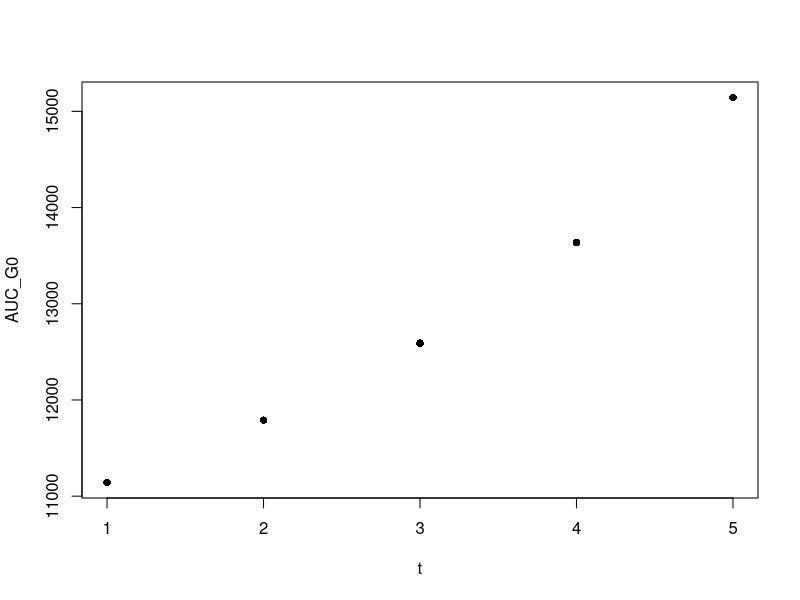
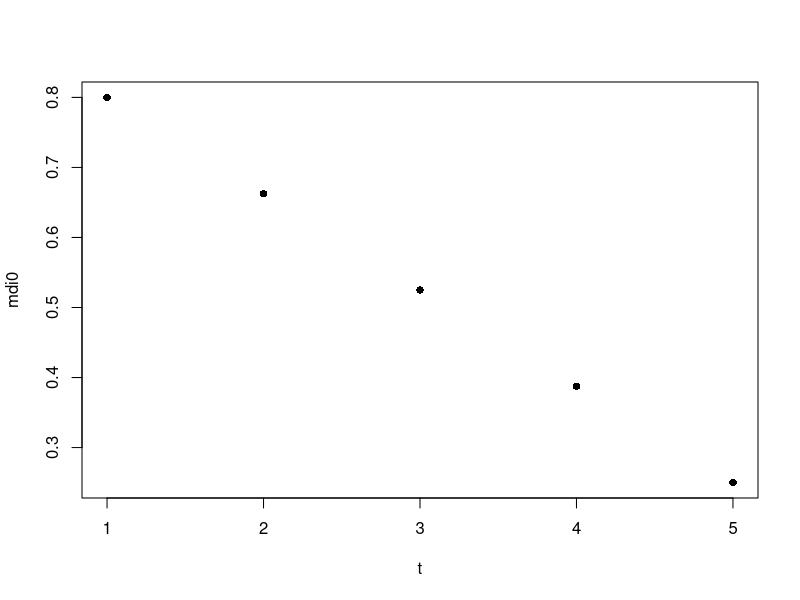
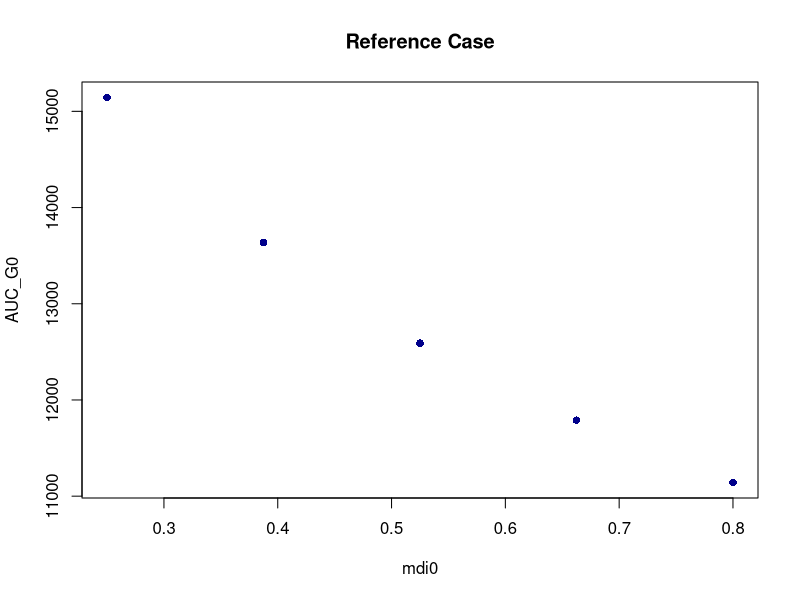
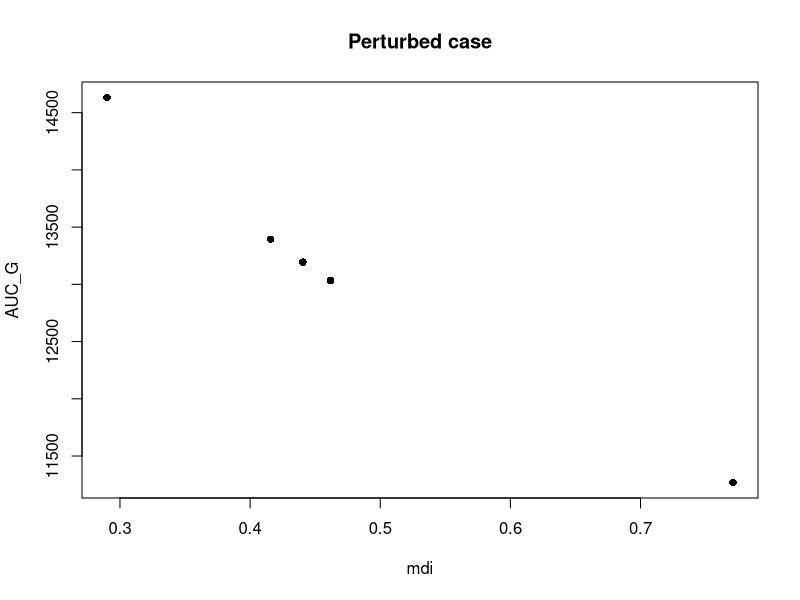
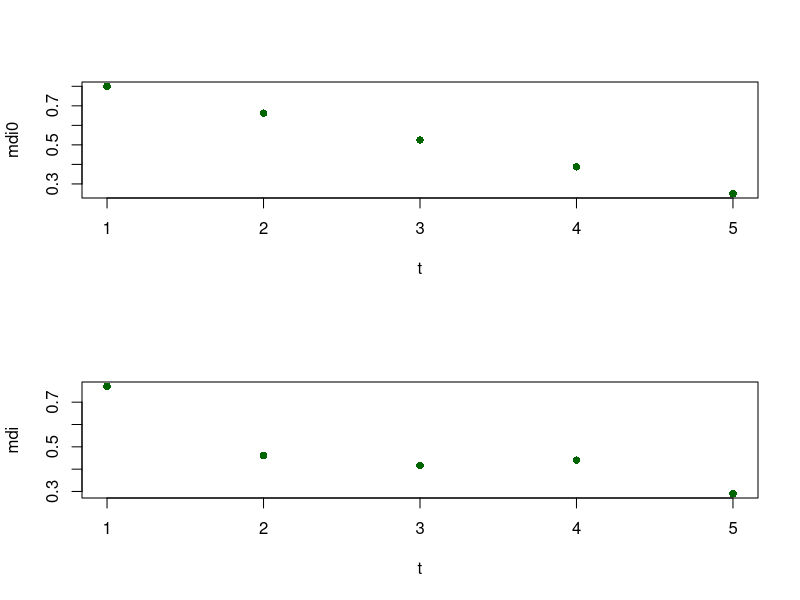
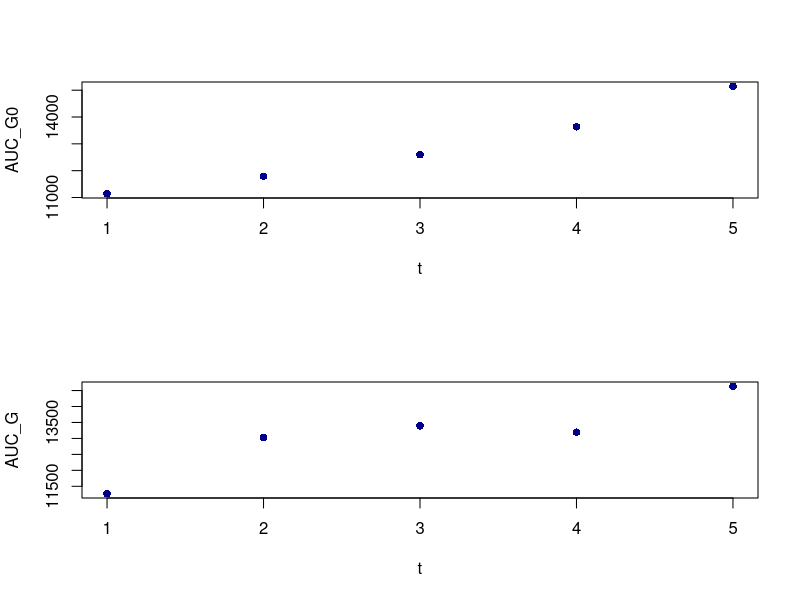
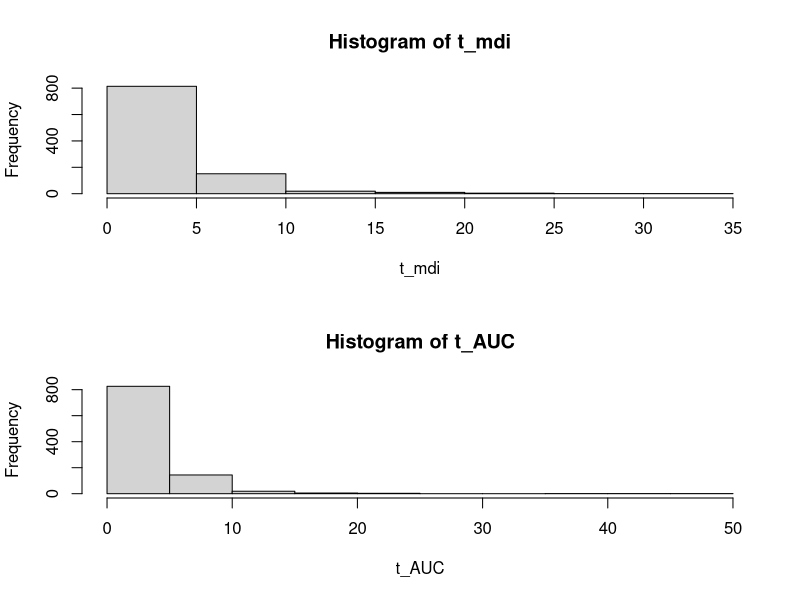

These figures' R source, in order:

# many failures taking log when mdi < 0

par(mfrow=c(1,1))

slope_not_zero_mdi <- 0
slope_not_zero_auc <- 0
x <- 0
total <- 1000 # No. of samples
n = 5 # original was 30


mdi0 = seq(0.8, 0.25, len=n)
log_mdi0 <- log10(mdi0)
t = seq(1, 5, len=n)




slope = -7926
elevation = 10373
  
AUC_G0 <- slope*log_mdi0 + elevation

plot(t,AUC_G0, pch = 16)
plot(t, mdi0, pch = 16)
  
#sd = 0.3*median(mdi0) # with a reasonable noise level.

sd = 0.5 # now a fractional change, applied to each value of mdi below

plot(mdi0, AUC_G0, main="Reference Case", pch = 16, col = 'dark blue')


t_mdi = numeric(total)
t_AUC = numeric(total)

halt = 0
  
while(x<total){
  noise <- runif(length(mdi0), min = -sd, max = sd)
  mdi <- mdi0*(1 + noise)
  
  log_mdi <- log10(mdi)
  AUC_G <- slope*log_mdi + elevation
  
  lin1 <- lm(mdi~t)
  lin2 <- lm(AUC_G~t)
  
  # if the t-value is greater than 1.96, 
  # we can reject the null that there slope = 0
  
  if(summary(lin2)$coefficients[2,4] < 0.05){
    slope_not_zero_auc <- slope_not_zero_auc + 1
  }
  
  if(summary(lin1)$coefficients[2,4] < 0.05){
    slope_not_zero_mdi <- slope_not_zero_mdi + 1
  }
  
  # collect t values
  t_mdi[x] = abs(summary(lin1)$coefficients[2,3])
  t_AUC[x] = abs(summary(lin2)$coefficients[2,3])
  
  
  
  x <- x+1
}

summary(lin2)$coefficients

fraction_mdi <- slope_not_zero_mdi/total
fraction_auc <- slope_not_zero_auc/total

cat(paste("Fraction non-zero slope cases in mDI:", fraction_mdi,
          "Fraction non-zero slope cases in AUC_G:",fraction_auc, sep = "\n"))
cat("\n")

successes = c(slope_not_zero_mdi, slope_not_zero_auc)
attempts = c(total, total)


p = prop.test(successes, attempts)$p.value


cat(paste("p value for difference of proportions:", round(p, 3),"\n"))


plot(mdi, AUC_G, main="Perturbed case", pch = 16)

par(mfrow=c(2,1))

plot(t, mdi0, pch = 16, col = 'dark green')
plot(t, mdi, pch = 16, col = 'dark green')

plot(t, AUC_G0, pch = 16, col = 'dark blue')
plot(t, AUC_G, pch = 16, col = 'dark blue')


hist(t_mdi)
hist(t_AUC)

par(mfrow=c(1,1))



